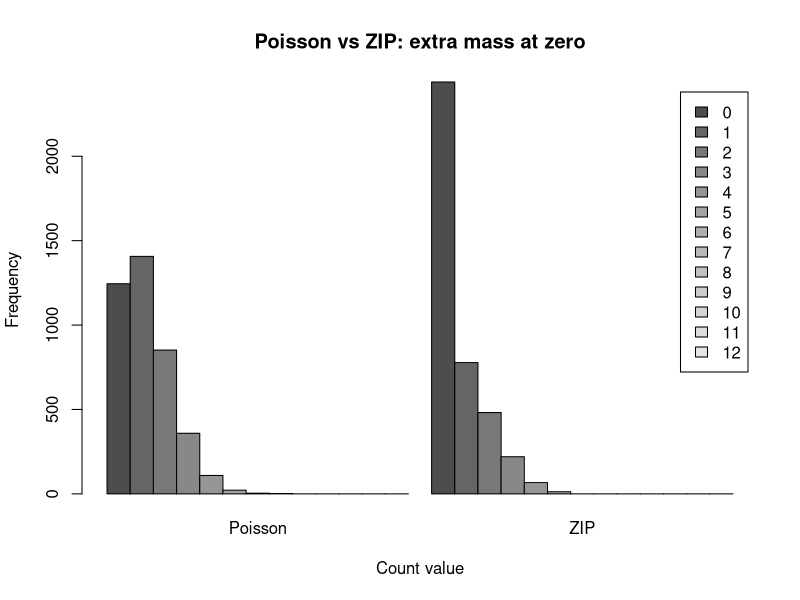

Reproduce this figure in R.
## ---- chunk 1
knitr::opts_chunk$set(echo = TRUE, message = FALSE, warning = FALSE)
## ---- chunk 2
set.seed(1)
n <- 4000; lambda <- 1.2; pi0 <- 0.45

# Poisson sample
y_pois <- rpois(n, lambda)

# ZIP sample: structural zeros with prob pi0, otherwise Poisson(lambda)
is_struct_zero <- rbinom(n, 1, pi0)
y_zip <- ifelse(is_struct_zero == 1, 0, rpois(n, lambda))

tab <- rbind(
  Poisson = table(factor(y_pois, levels = 0:12)),
  ZIP     = table(factor(y_zip,  levels = 0:12))
)

barplot(t(tab),
        beside = TRUE,
        legend.text = TRUE,
        xlab = "Count value",
        ylab = "Frequency",
        main = "Poisson vs ZIP: extra mass at zero")
